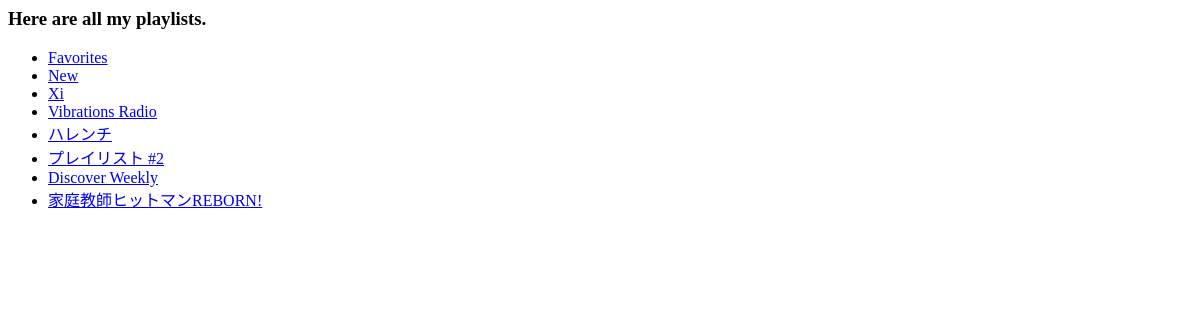
Page /api/ on the earlier database version.
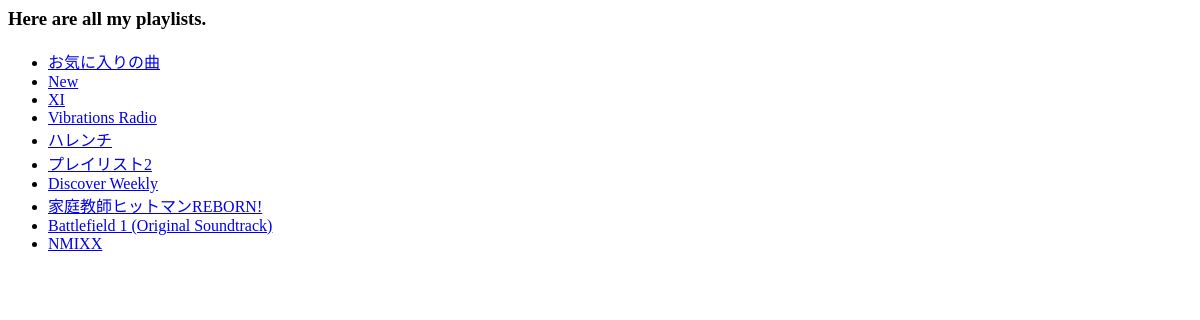
Same page on the later database version.
### music/models.py (models this page shows, shortened)
class Playlist(models.Model):
    playlist_title = models.CharField(max_length=250, default="")
    playlist_logo = models.CharField(max_length=250, default="")
    playlist_subtitle = models.CharField(max_length=250, default="")

### music/views.py (the view)
# urls.py: path("", views.index, name="index"),
def index(request):
    all_playlists = Playlist.objects.all()
    return render(request, "music/index.html", {"all_playlists": all_playlists})

### music/templates/music/index.html
{% if all_playlists%}
<h3>Here are all my playlists.</h3>
<ul>
  {% for playlist in all_playlists%}
  <li>
    <a href="{%url 'music:detail' playlist.id %}">
      {{playlist.playlist_title}}</a
    >
  </li>
  {% endfor %}
</ul>
{%else %}
<h3>You don't have any playlists</h3>
{% endif %}

Differences in the rows shown:
changed Playlist: playlist_title "Favorites" → "お気に入りの曲"
changed Playlist (number 3 of 10 on the later page): playlist_title "Xi" → "XI"
changed Playlist: playlist_title "プレイリスト #2" → "プレイリスト2"
added Playlist: playlist_title "Battlefield 1 (Original Soundtrack)"
added Playlist: playlist_title "NMIXX"
